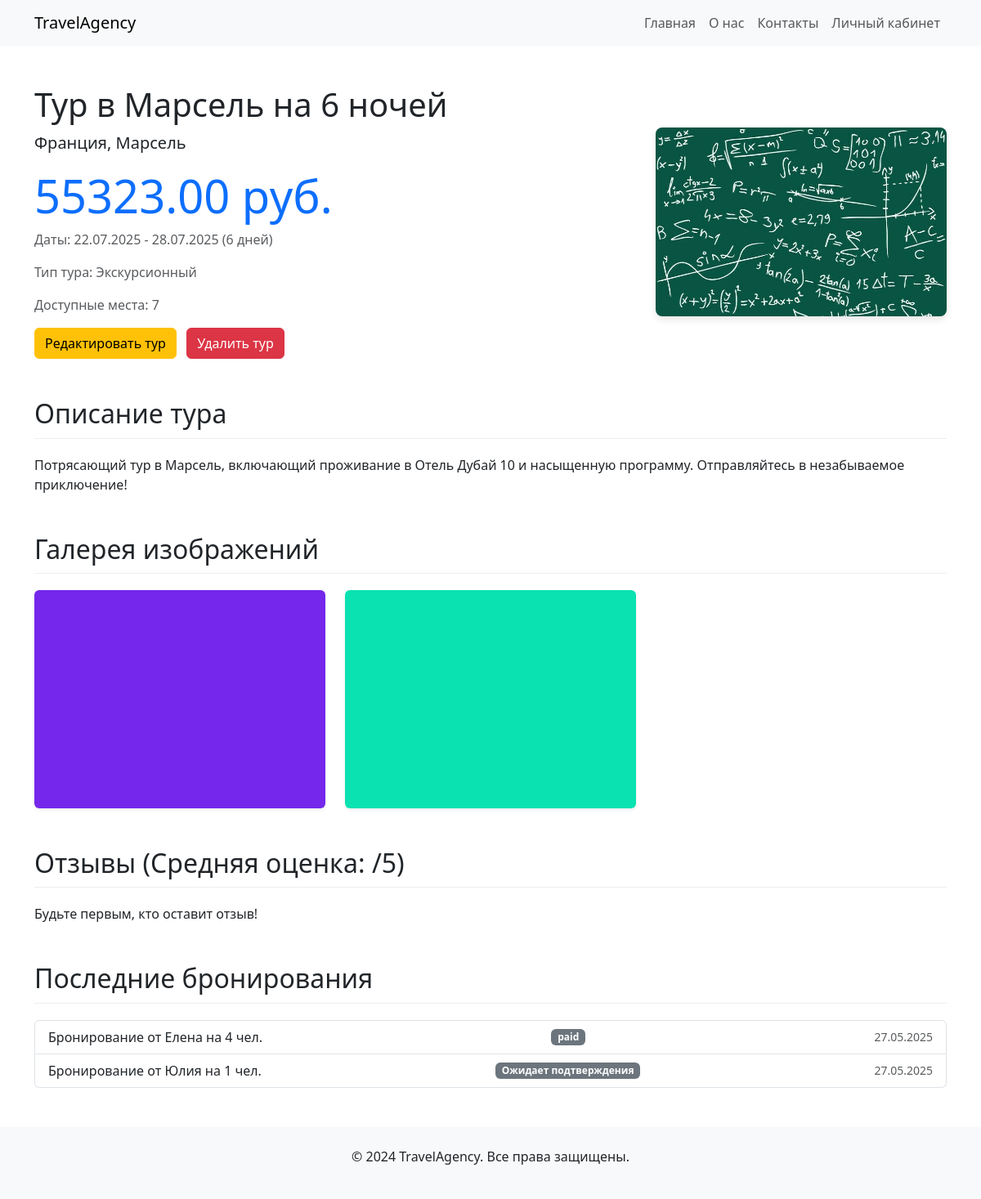
The page /tour/39/ on the database its author committed.
### tours/models.py (models this page shows, shortened)
class Tour(models.Model):
    TOUR_TYPES = [
        ('beach', 'Пляжный отдых'),
        ('excursion', 'Экскурсионный'),
        ('adventure', 'Приключения'),
        ('ski', 'Горнолыжный'),
        ('cruise', 'Круиз'),
        ('medical', 'Оздоровительный'),
        ('business', 'Деловой'),
        ('other', 'Другое'),
    ]
    title = models.CharField(max_length=200, verbose_name="Название тура")
    country = models.ForeignKey(Country, on_delete=models.SET_NULL, null=True, verbose_name="Страна")
    city = models.ForeignKey(City, on_delete=models.SET_NULL, null=True, verbose_name="Город")
    hotel = models.ForeignKey(Hotel, on_delete=models.SET_NULL, null=True, blank=True, verbose_name="Отель")
    price = models.DecimalField(max_digits=10, decimal_places=2, verbose_name="Цена")
    start_date = models.DateField(verbose_name="Дата начала")
    end_date = models.DateField(verbose_name="Дата окончания")
    duration = models.IntegerField(verbose_name="Продолжительность (дни)")
    available_slots = models.IntegerField(verbose_name="Доступные места")
    tour_type = models.CharField(max_length=50, choices=TOUR_TYPES, default='other', verbose_name="Тип тура")
    description = models.TextField(verbose_name="Описание тура")
    main_image = models.ForeignKey(Image, on_delete=models.SET_NULL, null=True, blank=True,
                                   related_name='tours_main_image', verbose_name="Главное изображение")
    images = models.ManyToManyField(Image, blank=True, related_name='tours_gallery', verbose_name="Галерея изображений")
    class Meta:
        verbose_name = "Тур"
        verbose_name_plural = "Туры"
        ordering = ['start_date']

class Country(models.Model):
    name = models.CharField(max_length=100, unique=True, verbose_name="Название страны")
    class Meta:
        verbose_name = "Страна"
        verbose_name_plural = "Страны"
        ordering = ['name']

class City(models.Model):
    name = models.CharField(max_length=100, verbose_name="Название города")
    country = models.ForeignKey(Country, on_delete=models.CASCADE, related_name='cities', verbose_name="Страна")
    class Meta:
        verbose_name = "Город"
        verbose_name_plural = "Города"
        unique_together = ('name', 'country')
        ordering = ['name']

class Image(models.Model):
    image = models.ImageField(upload_to='tour_images/', verbose_name="Файл изображения")
    caption = models.CharField(max_length=255, blank=True, verbose_name="Подпись")
    class Meta:
        verbose_name = "Изображение"
        verbose_name_plural = "Изображения"

class Booking(models.Model):
    user = models.ForeignKey(User, on_delete=models.CASCADE, related_name='bookings', verbose_name="Пользователь")
    tour = models.ForeignKey(Tour, on_delete=models.CASCADE, related_name='bookings', verbose_name="Тур")
    num_people = models.IntegerField(verbose_name="Количество человек")
    STATUS_CHOICES = [
        ('pending', 'Ожидает подтверждения'),
        ('confirmed', 'Подтверждено'),
        ('cancelled', 'Отменено'),
        ('completed', 'Завершено'),
    ]
    status = models.CharField(max_length=20, choices=STATUS_CHOICES, default='pending', verbose_name="Статус")
    booking_date = models.DateTimeField(auto_now_add=True, verbose_name="Дата бронирования")
    class Meta:
        verbose_name = "Бронирование"
        verbose_name_plural = "Бронирования"
        ordering = ['-booking_date']

class User(AbstractUser):
    ROLE_GUEST = 'guest'
    ROLE_CLIENT = 'client'
    ROLE_TOUR_AGENT = 'tour_agent'
    ROLE_MANAGER = 'manager'
    ROLE_ADMIN = 'admin'
    ROLE_OPERATOR = 'operator'
    ROLES_CHOICES = [
        (ROLE_GUEST, 'Гость'),
        (ROLE_CLIENT, 'Клиент'),
        (ROLE_TOUR_AGENT, 'Турагент'),
        (ROLE_MANAGER, 'Менеджер / Сотрудник поддержки'),
        (ROLE_ADMIN, 'Администратор сайта'),
        (ROLE_OPERATOR, 'Туроператор'),
    ]
    phone = models.CharField(max_length=20, blank=True, null=True, verbose_name="Телефон")
    role = models.CharField(max_length=50, choices=ROLES_CHOICES, default=ROLE_GUEST, verbose_name="Роль")
    date_registered = models.DateTimeField(auto_now_add=True, verbose_name="Дата регистрации")
    class Meta:
        verbose_name = "Пользователь"
        verbose_name_plural = "Пользователи"

### tours/views.py (the view)
# urls.py: path('tour/<int:tour_id>/', views.tour_detail, name='tour_detail'),
def tour_detail(request, tour_id):
    tour = get_object_or_404(Tour, pk=tour_id)
    reviews = Review.objects.filter(tour=tour).order_by('-created_at')
    average_rating = reviews.aggregate(Avg('rating'))['rating__avg']
    bookings = Booking.objects.filter(tour=tour).order_by('-booking_date')[:5]
    context = {
        'tour': tour,
        'reviews': reviews,
        'average_rating': average_rating,
        'bookings': bookings,
    }
    return render(request, 'tours/tour_detail.html', context)

### tours/templates/tours/tour_detail.html (shortened to what this page needs)
{% load static %}
<!DOCTYPE html>
<html lang="ru">
<head>
    <link href="https://cdn.jsdelivr.net/npm/bootstrap@5.3.0/dist/css/bootstrap.min.css" rel="stylesheet">
    <link rel="stylesheet" href="{% static 'css/tour_detail.css' %}">
</head>
<body>
    <nav class="navbar navbar-expand-lg navbar-light bg-light">
        <div class="container">
            <a class="navbar-brand" href="{% url 'home' %}">TravelAgency</a>
            <div class="collapse navbar-collapse" id="navbarNav">
                <ul class="navbar-nav ms-auto">
                    <li class="nav-item">
                        <a class="nav-link" href="{% url 'home' %}">Главная</a>
                    </li>
                    <li class="nav-item">
                        <a class="nav-link" href="#">О нас</a>
                    </li>
                    <li class="nav-item">
                        <a class="nav-link" href="#">Контакты</a>
                    </li>
                    <li class="nav-item">
                        <a class="nav-link" href="#">Личный кабинет</a>
                    </li>
                </ul>
            </div>
        </div>
    </nav>
    <main class="container my-5">
        <div class="row tour-header align-items-center">
            <div class="col-md-8">
                <h1>{{ tour.title }}</h1>
                <p class="lead">{{ tour.country.name }}, {{ tour.city.name }}</p>
                <h2 class="text-primary display-4">{{ tour.price }} руб.</h2>
                <p class="text-muted">Даты: {{ tour.start_date|date:"d.m.Y" }} - {{ tour.end_date|date:"d.m.Y" }} ({{ tour.duration }} дней)</p>
                <p class="text-muted">Тип тура: {{ tour.get_tour_type_display }}</p>
                <p class="text-muted">Доступные места: {{ tour.available_slots }}</p>
                <a href="{% url 'tour_edit' tour.pk %}" class="btn btn-warning me-2">Редактировать тур</a>
                <a href="{% url 'tour_delete' tour.pk %}" class="btn btn-danger">Удалить тур</a>
            </div>
            <div class="col-md-4">
                {% if tour.main_image %}
                    <img src="{{ tour.main_image.image.url }}" alt="{{ tour.title }}" class="tour-image">
                {% else %}
                    <img src="https://via.placeholder.com/400x300?text=Нет+главного+фото" alt="Нет главного фото" class="tour-image">
                {% endif %}
            </div>
        </div>
        <section class="mt-5">
            <h2 class="section-title">Описание тура</h2>
            <p>{{ tour.description|linebreaksbr }}</p>
        </section>
        {% if tour.images.all %}
        <section class="mt-5">
            <h2 class="section-title">Галерея изображений</h2>
            <div class="row row-cols-1 row-cols-md-2 row-cols-lg-3 g-4">
                {% for image in tour.images.all %}
                <div class="col">
                    <img src="{{ image.image.url }}" class="img-fluid rounded shadow-sm" alt="{{ image.caption }}">
                </div>
                {% endfor %}
            </div>
        </section>
        {% endif %}
        <section class="mt-5">
            <h2 class="section-title">Отзывы (Средняя оценка: {{ average_rating|floatformat:1 }}/5)</h2>
            {% if reviews %}
                <div class="row">
                    {% for review in reviews %}
                    <div class="col-md-6">
                        <div class="review-card">
                            <h5>{{ review.user.username }} <span class="rating-stars">{% for _ in 1|ljust:review.rating %}&#9733;{% endfor %}</span></h5>
                            <p class="text-muted"><small>Оставлен: {{ review.created_at|date:"d.m.Y H:i" }}</small></p>
                            <p>{{ review.text }}</p>
                        </div>
                    </div>
                    {% endfor %}
                </div>
            {% else %}
                <p>Будьте первым, кто оставит отзыв!</p>
            {% endif %}
        </section>
        <section class="mt-5">
            <h2 class="section-title">Последние бронирования</h2>
            {% if bookings %}
                <ul class="list-group">
                    {% for booking in bookings %}
                        <li class="list-group-item d-flex justify-content-between align-items-center">
                            Бронирование от {{ booking.user.first_name|default:booking.user.username }} на {{ booking.num_people }} чел.
                            <span class="badge bg-secondary">{{ booking.get_status_display }}</span>
                            <small class="text-muted">{{ booking.booking_date|date:"d.m.Y" }}</small>
                        </li>
                    {% endfor %}
                </ul>
            {% else %}
                <p>Для этого тура пока нет бронирований.</p>
            {% endif %}
        </section>
    </main>
    <footer class="bg-light text-center py-4 mt-5">
        <p>&copy; 2024 TravelAgency. Все права защищены.</p>
    </footer>
</body>
</html>

### static/css/tour_detail.css (style rules this page uses)
.tour-header { margin-bottom: 30px; }
.tour-image { max-width: 100%; height: auto; border-radius: 8px; box-shadow: 0 4px 8px rgba(0,0,0,0.1); }
.section-title { margin-top: 40px; margin-bottom: 20px; border-bottom: 1px solid #eee; padding-bottom: 10px; }

### rows shown on the page
Tour: title "Тур в Марсель на 6 ночей", country.name "Франция", city.name "Марсель", price "55323.00", start_date "22.07.2025", end_date "28.07.2025", duration "6", tour_type "Экскурсионный", available_slots "7", main_image.image (picture), description "Потрясающий тур в Марсель, включающий проживание в Отель Дубай 10 и насыщенную программу. Отправляйтесь в незабываемое приключение!"
Image: image (picture)
Image: image (picture)
Booking: user.first_name "Елена", num_people "4", status "paid", booking_date "27.05.2025"
Booking: user.first_name "Юлия", num_people "1", status "Ожидает подтверждения", booking_date "27.05.2025"
